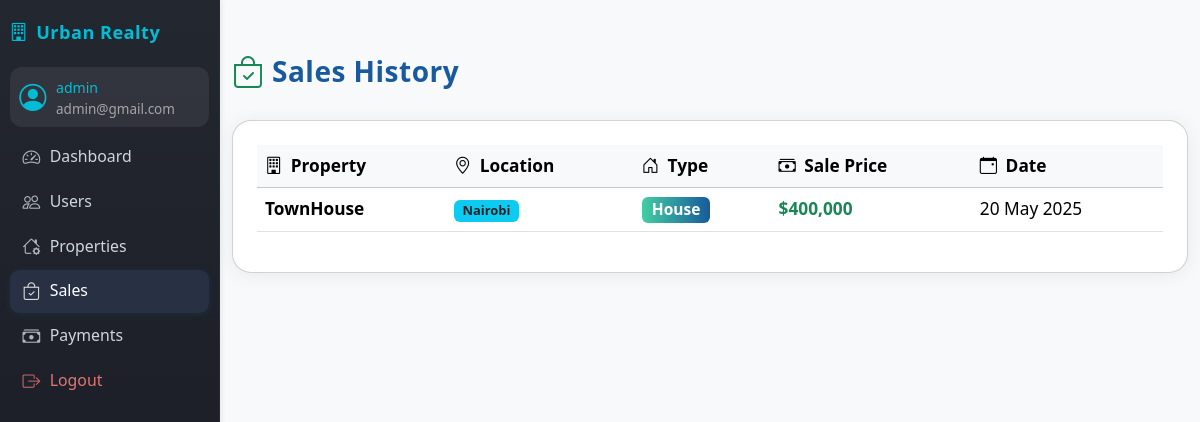
/sales/view_sales.php (signed in), run on the app's committed database.
### tables this page shows
CREATE TABLE `users` (
  `id` int(11) NOT NULL AUTO_INCREMENT,
  `username` varchar(100) DEFAULT NULL,
  `password` varchar(255) DEFAULT NULL,
  `email` varchar(100) DEFAULT NULL,
  `role` enum('admin','agent','client') DEFAULT NULL,
  `created_at` datetime DEFAULT current_timestamp(),
  PRIMARY KEY (`id`),
  UNIQUE KEY `username` (`username`),
  UNIQUE KEY `email` (`email`)
);

CREATE TABLE `sales` (
  `id` int(11) NOT NULL AUTO_INCREMENT,
  `property_id` int(11) DEFAULT NULL,
  `client_id` int(11) DEFAULT NULL,
  `agent_id` int(11) DEFAULT NULL,
  `sale_price` decimal(12,2) DEFAULT NULL,
  `sale_date` datetime DEFAULT current_timestamp(),
  PRIMARY KEY (`id`),
  KEY `property_id` (`property_id`),
  KEY `client_id` (`client_id`),
  KEY `agent_id` (`agent_id`),
  CONSTRAINT `sales_ibfk_1` FOREIGN KEY (`property_id`) REFERENCES `properties` (`id`),
  CONSTRAINT `sales_ibfk_2` FOREIGN KEY (`client_id`) REFERENCES `users` (`id`),
  CONSTRAINT `sales_ibfk_3` FOREIGN KEY (`agent_id`) REFERENCES `users` (`id`)
);

CREATE TABLE `properties` (
  `id` int(11) NOT NULL AUTO_INCREMENT,
  `agent_id` int(11) DEFAULT NULL,
  `title` varchar(255) DEFAULT NULL,
  `description` text DEFAULT NULL,
  `price` decimal(12,2) DEFAULT NULL,
  `location` varchar(100) DEFAULT NULL,
  `type` enum('apartment','house','land','commercial') DEFAULT NULL,
  `image` varchar(255) DEFAULT NULL,
  `status` enum('available','sold') DEFAULT 'available',
  `created_at` datetime DEFAULT current_timestamp(),
  PRIMARY KEY (`id`),
  KEY `agent_id` (`agent_id`),
  CONSTRAINT `properties_ibfk_1` FOREIGN KEY (`agent_id`) REFERENCES `users` (`id`)
);

### sales/view_sales.php (the view, shortened to what this page needs)
<?php
require_once('../includes/db.php');
$r = $_SESSION['role']; $uid = $_SESSION['user_id'];
$where = ($r=='client') ? "WHERE s.client_id=$uid" : (($r=='agent') ? "WHERE s.agent_id=$uid" : "");
$sql="SELECT s.*, p.title, p.type, p.location FROM sales s JOIN properties p ON s.property_id=p.id $where ORDER BY s.id DESC";
$res=$conn->query($sql);
?>
<!DOCTYPE html>
<html lang="en">
<head>
    <link rel="stylesheet" href="../assets/css/bootstrap.min.css">
    <link rel="stylesheet" href="https://cdn.jsdelivr.net/npm/bootstrap-icons@1.11.3/font/bootstrap-icons.min.css">
</head>
<body>
    <?php include('../includes/sidebar.php'); ?>
    <div class="container" style="max-width:1000px;">
        <div class="d-flex align-items-center mt-5 mb-4">
            <i class="bi bi-bag-check fs-2 me-2 text-success"></i>
            <h3 class="fw-bold mb-0" style="color:#185a9d;letter-spacing:.5px;">Sales History</h3>
        </div>
        <div class="card sales-card p-4 mb-5">
            <div class="table-responsive">
                <table class="table table-hover align-middle table-sales">
                    <thead class="table-light">
                        <tr>
                            <th><i class="bi bi-building me-1"></i> Property</th>
                            <th><i class="bi bi-geo-alt me-1"></i> Location</th>
                            <th><i class="bi bi-house-door me-1"></i> Type</th>
                            <th><i class="bi bi-cash-stack me-1"></i> Sale Price</th>
                            <th><i class="bi bi-calendar-event me-1"></i> Date</th>
                        </tr>
                    </thead>
                    <tbody>
                    <?php while($row=$res->fetch_assoc()): ?>
                        <tr>
                            <td>
                                <span class="fw-bold"><?=htmlspecialchars($row['title'])?></span>
                            </td>
                            <td>
                                <span class="badge bg-info text-dark"><?=$row['location']?></span>
                            </td>
                            <td>
                                <span class="badge badge-sale text-white"><?=ucfirst($row['type'] ?? 'N/A')?></span>
                            </td>
                            <td>
                                <span class="text-success fw-bold">$<?=number_format($row['sale_price'])?></span>
                            </td>
                            <td>
                                <?=date('d M Y', strtotime($row['sale_date']))?>
                            </td>
                        </tr>
                    <?php endwhile; ?>
                    </tbody>
                </table>
            </div>
        </div>
    </div>
</body>
</html>

### includes/sidebar.php (shortened to what this page needs)
<?php
$role = $_SESSION['role'];
$user_id = $_SESSION['user_id'] ?? null;
$user_name = '';
$user_email = '';
if ($user_id) {
    $user_res = $conn->query("SELECT username,email FROM users WHERE id=$user_id");
    if ($user_res && $user_res->num_rows) {
        $u = $user_res->fetch_assoc();
        $user_name = htmlspecialchars($u['username']);
        $user_email = htmlspecialchars($u['email']);
    }
}
?>
<head>
    <link rel="stylesheet" href="https://cdn.jsdelivr.net/npm/bootstrap-icons@1.11.3/font/bootstrap-icons.min.css">
</head>
<nav class="sidebar">
    <div class="sidebar-brand">
        <i class="bi bi-building"></i> Urban Realty
    </div>
    <div class="user-mini-profile mb-2">
        <i class="bi bi-person-circle"></i>
        <div class="user-details">
            <span><?= $user_name ?: ucfirst($role) ?></span>
            <small style="color:#a5a5a5;font-size:0.95em;"><?= $user_email ?></small>
        </div>
    </div>
    <ul class="nav flex-column">
        <?php if($role=='admin'): ?>
            <li><a href="../dashboards/admin_dashboard.php" class="nav-link <?=strpos($_SERVER['PHP_SELF'],'admin_analytics.php')!==false?'active':''?>"><i class="bi bi-speedometer2"></i> Dashboard</a></li>
            <li><a href="../users/manage_users.php" class="nav-link <?=strpos($_SERVER['PHP_SELF'],'manage_users.php')!==false?'active':''?>"><i class="bi bi-people"></i> Users</a></li>
            <li><a href="../properties/manage_properties.php" class="nav-link <?=strpos($_SERVER['PHP_SELF'],'manage_properties.php')!==false?'active':''?>"><i class="bi bi-house-gear"></i> Properties</a></li>
            <li><a href="../sales/view_sales.php" class="nav-link <?=strpos($_SERVER['PHP_SELF'],'view_sales.php')!==false?'active':''?>"><i class="bi bi-bag-check"></i> Sales</a></li>
            <li><a href="../payments/view_payments.php" class="nav-link <?=strpos($_SERVER['PHP_SELF'],'view_payments.php')!==false?'active':''?>"><i class="bi bi-cash-stack"></i> Payments</a></li>
        <?php endif; ?>
        <li><a href="../auth/logout.php" class="nav-link text-danger"><i class="bi bi-box-arrow-right"></i> Logout</a></li>
    </ul>
</nav>

### sales/view_sales.php (style rules this page uses)
body { background: #f8f9fa; }
.sales-card { border-radius: 1.2rem; box-shadow: 0 2px 18px rgba(30,46,80,.08); }
.table-sales th, .table-sales td { font-size:1.08rem; }
.table-sales td { vertical-align: middle; }
.badge-sale { background: linear-gradient(90deg,#43cea2,#185a9d); font-size:.97rem; }

### includes/sidebar.php (style rules this page uses)
.sidebar { position: fixed; top: 0; left: 0; height: 100vh; width: 220px; background: linear-gradient(180deg,#23272f 0,#171923 100%); color: #fff; padding: 1.2rem 0.6rem 1rem 0.6rem; z-index: 1000; border-right: 1px solid #292b36; box-shadow: 1px 0 6px rgba(0,0,0,0.09); display: flex; flex-direction: column; font-size: 0.96rem; overflow-y: auto; min-height: 0; max-height: 100vh; }
.sidebar-brand { font-size: 1.13rem; font-weight: 600; letter-spacing: .5px; margin-bottom: 1.3rem; color: #00bcd4; display: flex; align-items:center; gap: 0.5rem; }
.sidebar .user-mini-profile { background: rgba(255,255,255,0.07); border-radius: .75rem; padding: .6rem .6rem .5rem .6rem; margin-bottom: 1.5rem; font-size: .89rem; display: flex; align-items: center; gap: 0.6rem; }
.sidebar .user-mini-profile .bi-person-circle { font-size: 1.7rem; color: #00bcd4; }
.sidebar .user-mini-profile .user-details span { display: block; color: #00bcd4; font-weight: 500; margin-bottom: 0; font-size: 0.99em; }
.sidebar .nav { flex: 1 1 auto; margin-bottom: 1.4rem; }
.sidebar .nav-link { color: #d1d6de; margin-bottom: .10rem; padding: .52rem 0.8rem; font-size: 0.99rem; border-radius: .6rem; display: flex; align-items: center; gap: .60rem; transition: background .14s, color .13s; font-weight: 500; }
.sidebar .nav-link.active, .sidebar .nav-link:hover, .sidebar .nav-link:focus { color: #fff !important; background: #283043 !important; box-shadow: 0 1px 7px rgba(0,188,212,.09); }
.sidebar .nav-link .bi { font-size: 1.12em; opacity: 0.82; }
.sidebar .nav-link.text-danger { color: #e57373 !important; }
body { margin-left: 220px !important; }

### data on the page
users: username "admin", email "admin@gmail.com"
sales: property.title "TownHouse", property.location "Nairobi", property.type "House", sale_price "400,000", sale_date "20 May 2025"
